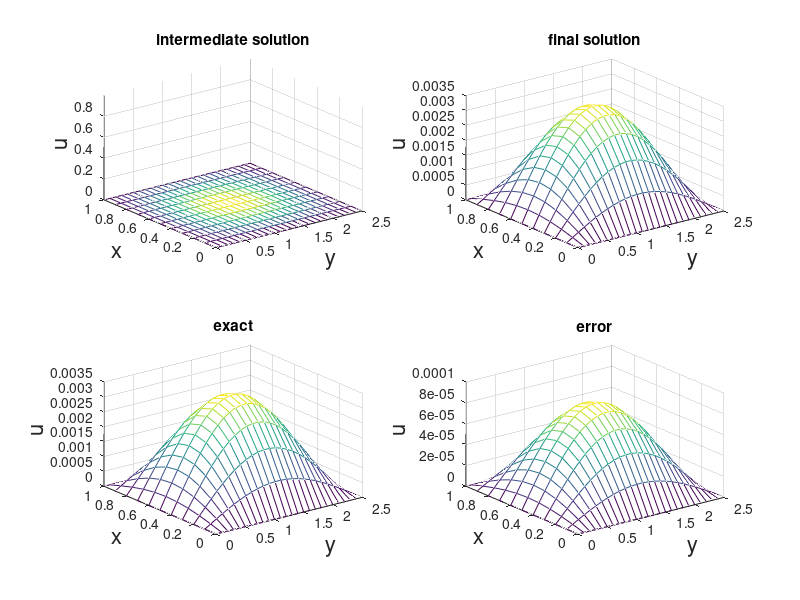

MATLAB code to generate this figure:
% HW15 Problem 8
%
% Solve the 2D IBVP using Peaceman-Rachford ADI method
% A coding bonanza unfolds below

%% parameters
pb = 1; % whether to plot intermediate solution
t0 = 0.0;
tf = 0.5;
h = 0.1; % one at a time!
k = 0.02;
r = k/h^2;
% domain
ymax = 2.5;
y = (0:h:ymax)';
x = (0:h:1)';
M = length(x); 
N = length(y);
t = (t0:k:tf)';
% initial distribution
[xx,yy] = meshgrid(x,y);
u0 = sin(pi.*xx).*sin(pi.*yy./ymax);
% boundaries
g00 = 0.*ones(length(t),1); % x at 0
g10 = 0.*ones(length(t),1); % x at 1
g01 = 0.*ones(length(t),1); % y at 0
g11 = 0.*ones(length(t),1); % y at ymax

u = u0;

%% solving loop

if pb
    figure(15080101); % for watching solution
    subplot(221);
    mesh(yy,xx,u0);
    xlim([0,ymax]);
    xlabel('y','FontSize',16);
    ylabel('x','FontSize',16);
    zlabel('u','FontSize',16);
    zlim([0,max(max(u0))]);
end

for i=2:length(t)
    disp(t(i));
    % first set the size of new matrices
    ustar = zeros(N,M);
    unew = zeros(N,M);
    % update
    % note that the index is (y,x)
    % such that (1:end-2,2:end-1) grabs from 0 boundary in y
    
    clear A
    
    A = spdiags(-2*ones(M-2,1),0,M-2,M-2)+...
        spdiags([ones(M-3,1);0],-1,M-2,M-2)+...
        spdiags([0;ones(M-3,1)],1,M-2,M-2);
    
    % solve column by column
    for ell=2:N-1
        ustar(ell,2:end-1) = (speye(M-2)-r/2.*A)\...
            (u(ell,2:end-1)'+r/2.*(u(ell+1,2:end-1)'-2.*u(ell,2:end-1)'+u(ell-1,2:end-1)'));
    end
    % ustar(:,1) = g00(t(i));
    % ustar(:,end) = g10(t(i));
    % ustar(1,:) = g01(t(i));
    % ustar(end,:) = g11(t(i));
    
    clear A
    
    A = spdiags(-2*ones(N-2,1),0,N-2,N-2)+...
        spdiags([ones(N-3,1);0],-1,N-2,N-2)+...
        spdiags([0;ones(N-3,1)],1,N-2,N-2);
    
    % solve column by column
    for m=2:M-1
        unew(2:end-1,m) = (speye(N-2)-r/2.*A)\...
            (ustar(2:end-1,m)+r/2.*(ustar(2:end-1,m+1)-2.*ustar(2:end-1,m)+ustar(2:end-1,m-1)));
    end
    % unew(:,1) = g00(t(i));
    % unew(:,end) = g10(t(i));
    % unew(1,:) = g01(t(i));
    % unew(end,:) = g11(t(i));
        
    % check minimax prinicple
    % if max(unew) > max(u0)
    %     fprintf('your solution is behaving badly\n')
    %     break
    % end
    
    u = unew;
    
    if pb
        figure(15080101); % for watching solution
        subplot(221);
        mesh(yy,xx,u);
        xlim([0,ymax]);
        zlim([0,max(max(u0))]);
        xlabel('y','FontSize',16);
        ylabel('x','FontSize',16);
        zlabel('u','FontSize',16);
        pause(.1);
    end
end

title('intermediate solution');

%% plotting
% figure(15080201);
% clf;
figure(15080101);
subplot(222);
mesh(yy,xx,u);
xlim([0,ymax]);
xlabel('y','FontSize',16);
ylabel('x','FontSize',16);
zlabel('u','FontSize',16);
title('final solution')

uexact = sin(pi.*xx).*sin(pi.*yy./ymax).*exp(-(1+1/ymax^2)*(pi^2*tf));

figure(15080101);
subplot(223);
mesh(yy,xx,uexact);
xlim([0,ymax]);
xlabel('y','FontSize',16);
ylabel('x','FontSize',16);
zlabel('u','FontSize',16);
title('exact');

% compare to exact
% figure(15080301);
% clf; 
figure(15080101);
subplot(224);
mesh(yy,xx,abs(uexact-u));
xlim([0,ymax]);
xlabel('y','FontSize',16);
ylabel('x','FontSize',16);
zlabel('u','FontSize',16);
title('error');
